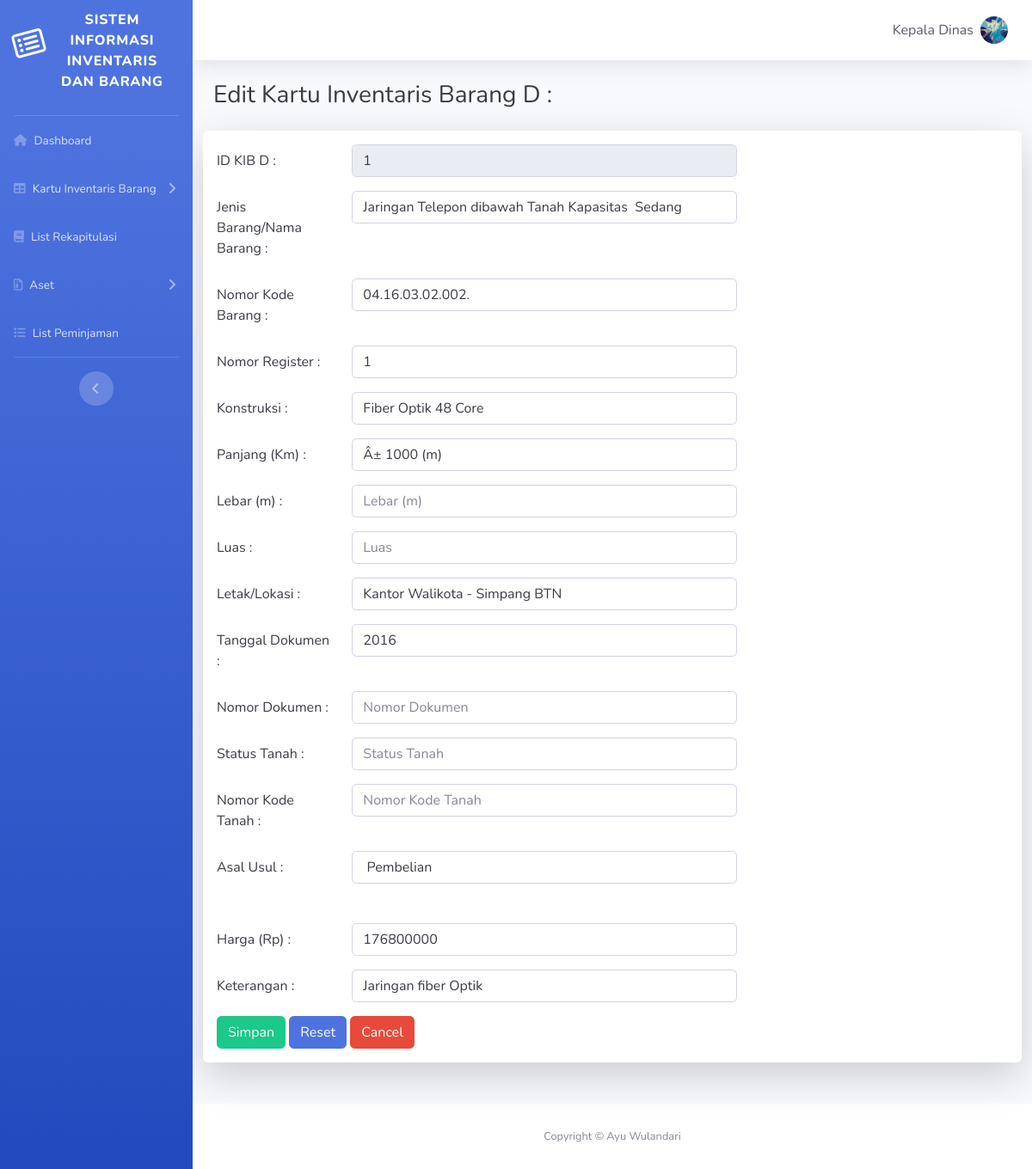
/view/ubah_kibD.php?id_kibD=1 (signed in), run on the app's committed database.
### tables this page shows
CREATE TABLE `user` (
  `id_user` int(150) NOT NULL,
  `username` varchar(150) NOT NULL,
  `fullname` varchar(150) NOT NULL,
  `password` varchar(100) NOT NULL,
  `nip` varchar(255) NOT NULL,
  `jabatan` varchar(255) NOT NULL,
  `level` varchar(40) NOT NULL,
  `foto` varchar(100) DEFAULT NULL
);

CREATE TABLE `kib_d` (
  `id_kibD` int(150) NOT NULL,
  `jenis_barang` varchar(150) NOT NULL,
  `kode_barang` varchar(150) NOT NULL,
  `nomor_register` varchar(100) NOT NULL,
  `konstruksi` varchar(50) NOT NULL,
  `panjang` varchar(50) NOT NULL,
  `lebar` varchar(40) NOT NULL,
  `luas` varchar(30) NOT NULL,
  `letak` varchar(30) NOT NULL,
  `tanggal` varchar(30) NOT NULL,
  `nomor` varchar(50) NOT NULL,
  `status_tanah` varchar(30) NOT NULL,
  `nomor_kodetanah` varchar(30) NOT NULL,
  `asal_usul` varchar(30) NOT NULL,
  `harga` int(50) NOT NULL,
  `keterangan` varchar(50) NOT NULL
);

### view/ubah_kibD.php (the view, shortened to what the rows shown need)
<?php
include '../config.php';
?>
<!DOCTYPE html>
<html lang="en">
<head>
  <link href="vendor/fontawesome-free/css/all.min.css" rel="stylesheet" type="text/css">
  <link href="css/sb-admin-2.min.css" rel="stylesheet">
</head>
<body id="page-top">
  <div id="wrapper">
    <div id="content-wrapper" class="d-flex flex-column">
      <div id="content">
        <nav class="navbar navbar-expand navbar-light bg-white topbar mb-4 static-top shadow">
          <ul class="navbar-nav ml-auto">
            <li class="nav-item dropdown no-arrow">
              <a class="nav-link dropdown-toggle" href="#" id="userDropdown" role="button" data-toggle="dropdown" aria-haspopup="true" aria-expanded="false">
                <span class="mr-2 d-none d-lg-inline text-gray-800 medium"><?php echo $user->tampil_user("fullname", $_SESSION['iduser']) ;?></span>
                <img class="img-profile rounded-circle" src="./img/gambar/<?php echo $user->tampil_user("foto", $_SESSION['iduser']) ;?>" width="300" height="200">
              </a>
            </li>
          </ul>
        </nav>
        <div class="container-fluid">
          <h1 class="h3 mb-4 text-gray-900">Edit Kartu Inventaris Barang D :</h1>
          <div class="row">
          <div class="shadow-lg p-3 mb-5 col-sm-12 bg-white rounded">
          <form action="../modal/m.ubahKIBD.php" method="POST" data-parsley-validate class="form-horizontal form-label text-gray-900">
            <div class="form-group row">
                <div class="col-sm-10 col-md-6">
                  <input type="text" class="form-control text-gray-900" id="colFormLabel" name="jenis_barang" value="<?php echo $kib->cetak_kibD('jenis_barang',$_GET['id_kibD']); ?>" placeholder="Jenis Barang/Nama Barang" required>
                </div>
              </div>
              <div class="form-group row">
                <div class="col-sm-10 col-md-6">
                  <input type="text" class="form-control text-gray-900" id="colFormLabel" name="kode_barang" value="<?php echo $kib->cetak_kibD('kode_barang',$_GET['id_kibD']); ?>" placeholder="Nomor Kode Barang" required>
                </div>
              </div>
              <div class="form-group row">
                <div class="col-sm-10 col-md-6">
                  <input type="text" class="form-control text-gray-900" id="colFormLabel" name="nomor_register" value="<?php echo $kib->cetak_kibD('nomor_register',$_GET['id_kibD']); ?>" placeholder="Nomor Register" required>
                </div>
              </div>
              <div class="form-group row">
                <div class="col-sm-10 col-md-6">
                  <input type="text" class="form-control text-gray-900" id="colFormLabel" name="konstruksi" value="<?php echo $kib->cetak_kibD('konstruksi',$_GET['id_kibD']); ?>" placeholder="Konstruksi">
                </div>
              </div>
              <div class="form-group row">
                <div class="col-sm-10 col-md-6">
                  <input type="text" class="form-control text-gray-900" id="colFormLabel" name="panjang" value="<?php echo $kib->cetak_kibD('panjang',$_GET['id_kibD']); ?>" placeholder="Panjang (Km)">
                </div>
              </div>
              <div class="form-group row">
                <div class="col-sm-10 col-md-6">
                  <input type="text" class="form-control text-gray-900" id="colFormLabel" name="letak" value="<?php echo $kib->cetak_kibD('letak',$_GET['id_kibD']); ?>"  placeholder="Letak/Lokasi" required>
                </div>
              </div>
              <div class="form-group row">
                <div class="col-sm-10 col-md-6">
                  <input type="text" class="form-control text-gray-900" id="colFormLabel" name="tanggal" value="<?php echo $kib->cetak_kibD('tanggal',$_GET['id_kibD']); ?>" placeholder="Tanggal Dokumen" required>
                </div>
              </div>
              <div class="form-group row">
                <div class="col-sm-10 col-md-6">
                  <input type="text" class="form-control text-gray-900" id="colFormLabel" name="asal_usul" value="<?php echo $kib->cetak_kibD('asal_usul',$_GET['id_kibD']); ?>" placeholder="Asal Usul">
                </div>
              </div>
              <div class="form-group row">
                <div class="col-sm-10 col-md-6">
                  <input type="number" class="form-control text-gray-900" id="duit" name="harga" value="<?php echo $kib->cetak_kibD('harga',$_GET['id_kibD']); ?>" placeholder="Harga (Rp)" required>
                </div>
              </div>
              <div class="form-group row">
                <div class="col-sm-10 col-md-6">
                  <input type="text" class="form-control text-gray-900" id="colFormLabel" name="keterangan" value="<?php echo $kib->cetak_kibD('keterangan',$_GET['id_kibD']); ?>"  placeholder="Keterangan">
                </div>
              </div>
            </form>
      </div>
    </div>
    </div>
    </div>
  </div>
</body>
</html>

### data on the page
user: fullname "Kepala Dinas", foto (picture)
kib_d: jenis_barang "Jaringan Telepon dibawah Tanah Kapasitas Sedang", kode_barang "04.16.03.02.002.", nomor_register "1", konstruksi "Fiber Optik 48 Core", panjang "Â± 1000 (m)", letak "Kantor Walikota - Simpang BTN", tanggal "2016", asal_usul "Pembelian", harga "176800000", keterangan "Jaringan fiber Optik"
